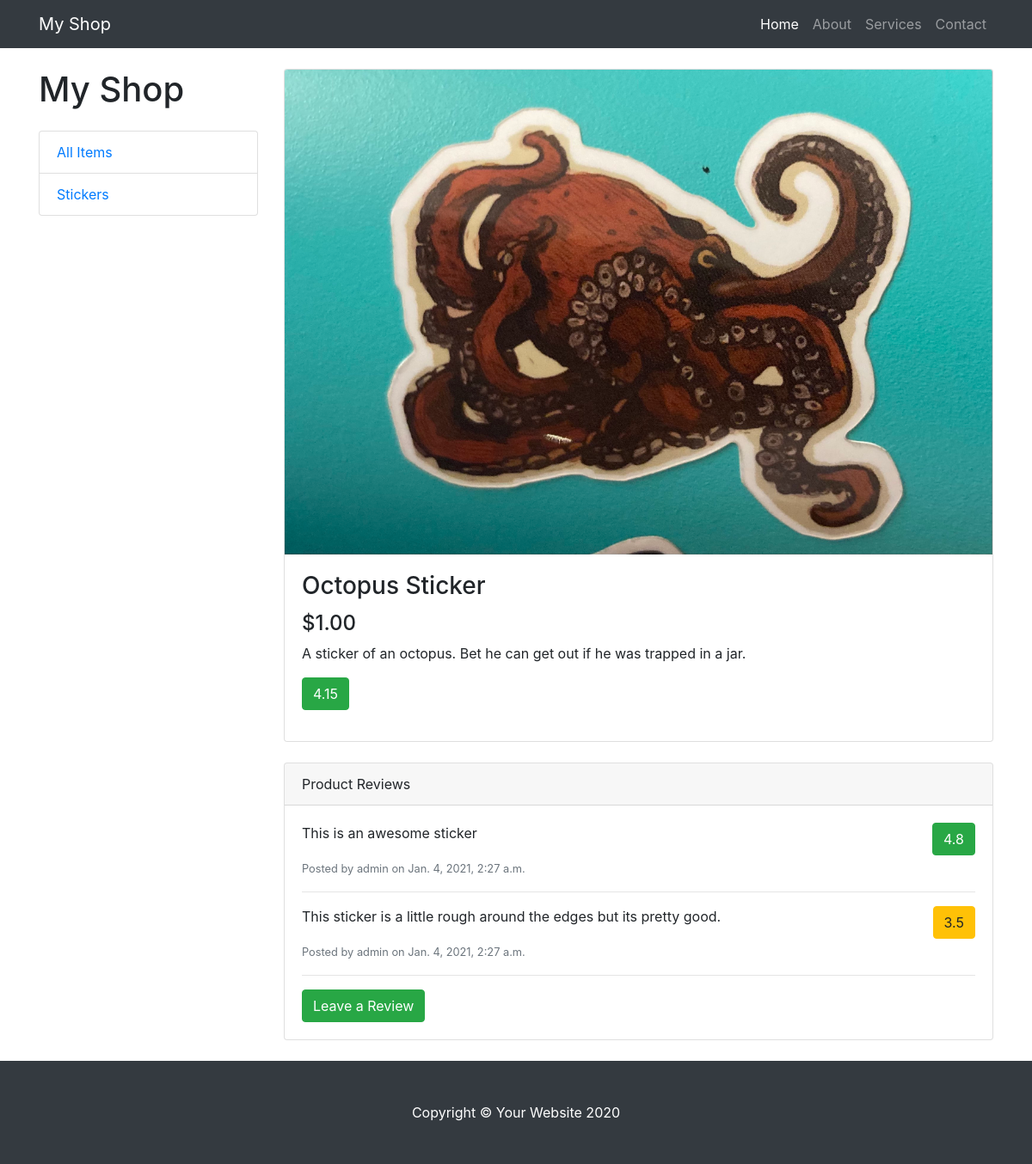
/octopus-sticker/review, run on the app's committed database.
### HomePage/models.py (models this page shows)
class Item(models.Model):
    title = models.CharField(unique=True, max_length=100)
    slug = models.SlugField(unique=True, max_length=200)
    price = models.FloatField()
    category = models.CharField(choices=CATEGORY_CHOICES, default='O', max_length=2)
    image = models.ImageField(default="static/img/defaultsticker.png", upload_to='static/img', height_field=None, width_field=None, max_length=None)
    description = models.TextField(default=None, null=True, blank=True)
    def __str__(self):
        return self.title
    def getPrice(self):
        priceWith2Decimals = '{:0.2f}'.format(self.price)
        return priceWith2Decimals
    def getRating(self):
        reviews = Review.objects.filter(item=self)
        sum = 0
        for review in reviews:
            sum += review.rating
        avg = sum / len(reviews)
        return round(avg, 2)

class Review(models.Model):
    item = models.ForeignKey(Item, on_delete=models.CASCADE)
    user = models.ForeignKey(settings.AUTH_USER_MODEL, on_delete=models.CASCADE)
    rating = models.FloatField()
    review = models.TextField()
    created_on = models.DateTimeField(auto_now_add=True)

### HomePage/views.py (the view)
# urls.py: path('<str:itemslug>/review', views.ReviewPage, name='ReviewPage'),
def ReviewPage(request, itemslug):
    context = {
        'item': Item.objects.filter(slug=itemslug)[0],
        'reviews': Review.objects.filter(item__slug=itemslug)
    }
    return render(request, 'ReviewPage.html', context)

### templates/ReviewPage.html
{% extends 'Shopping.html' %}
{% block Shopblock %}
    <div class="card mt-4">
        <img class="card-img-top img-fluid" src="{{ item.image.url }}" alt="">
        <div class="card-body">
        <h3 class="card-title">{{ item }}</h3>
        <h4>${{ item.getPrice }}</h4>
        <p class="card-text"> {{ item.description }}</p>
        <p class = "btn {% if item.getRating > 3.5 %} btn-success {% else %} btn-warning {% endif %}" >{{ item.getRating }} </p>
        </div>
    </div>
    <div class="card card-outline-secondary my-4">
        <div class="card-header">
        Product Reviews
        </div>
        <div class="card-body">
        {% for review in reviews %}
        <p class = "btn {% if review.rating > 3.5 %} btn-success {% else %} btn-warning {% endif %} float-right" >{{ review.rating }} </p>
        <p>{{ review.review }} </p>
        <small class="text-muted">Posted by {{ review.user.username }} on {{ review.created_on }} </small>
        <hr>
        {% endfor %}
        <a href="#" class="btn btn-success">Leave a Review</a>
        </div>
    </div>
{% endblock %}

### static/css/shop-homepage.css (style rules this page uses)
body { padding-top: 56px; }

### data on the page
Item: image (picture), title "Octopus Sticker", getPrice "1.00", description "A sticker of an octopus. Bet he can get out if he was trapped in a jar.", getRating "4.15"
Review: rating "4.8", review "This is an awesome sticker", user.username "admin", created_on "Jan. 4, 2021, 2:27 a.m."
Review: rating "3.5", review "This sticker is a little rough around the edges but its pretty good.", user.username "admin", created_on "Jan. 4, 2021, 2:27 a.m."
